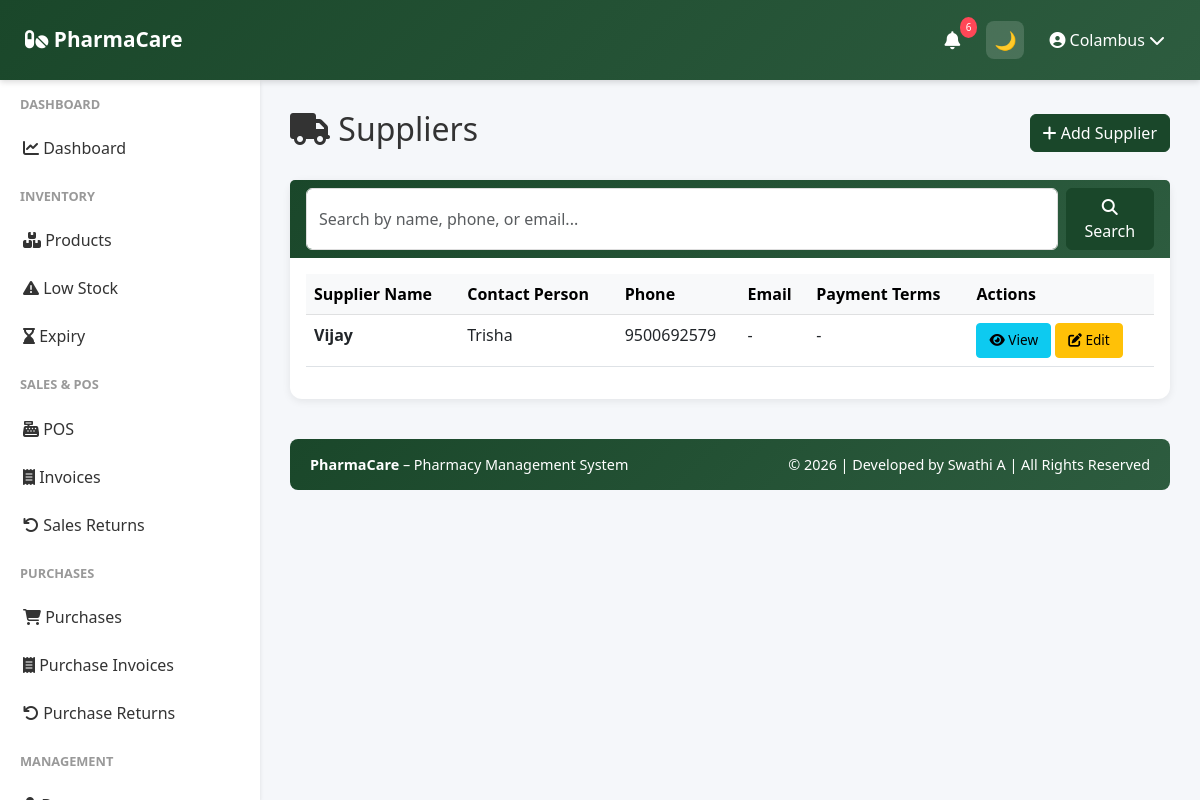
Screenshot of /suppliers/ (signed in) with the database file from the repository.
### app/models.py (models this page shows, shortened)
class User(UserMixin, db.Model):
    __tablename__ = 'user'
    id = db.Column(db.Integer, primary_key=True)
    company_id = db.Column(db.Integer, db.ForeignKey('company.id'), nullable=False)
    role = db.Column(db.String(20), default='manager')
    username = db.Column(db.String(255), unique=True, nullable=False)
    password_hash = db.Column(db.String(255), nullable=False)
    is_active = db.Column(db.Boolean, default=True)
    last_login = db.Column(db.DateTime)
    created_date = db.Column(db.DateTime, default=datetime.utcnow)
    updated_date = db.Column(db.DateTime, default=datetime.utcnow, onupdate=datetime.utcnow)
    company = db.relationship('Company', back_populates='user')

class Supplier(db.Model):
    __tablename__ = 'supplier'
    id = db.Column(db.Integer, primary_key=True)
    company_id = db.Column(db.Integer, db.ForeignKey('company.id'), nullable=False)
    supplier_name = db.Column(db.String(255), nullable=False)
    contact_person = db.Column(db.String(255))
    phone = db.Column(db.String(20), nullable=False)
    email = db.Column(db.String(255))
    address = db.Column(db.String(500))
    gst_number = db.Column(db.String(50))
    payment_terms = db.Column(db.String(255))
    notes = db.Column(db.Text)
    created_date = db.Column(db.DateTime, default=datetime.utcnow)
    updated_date = db.Column(db.DateTime, default=datetime.utcnow, onupdate=datetime.utcnow)
    is_active = db.Column(db.Boolean, default=True)
    company = db.relationship('Company', back_populates='suppliers')
    purchases = db.relationship('Purchase', back_populates='supplier')

### app/routes/suppliers.py (the view, shortened to what this page needs)
@suppliers_bp.route('/')
@login_required
def suppliers_list():
    company_id = current_user.company_id
    page = request.args.get('page', 1, type=int)
    search = request.args.get('search', '')
    query = Supplier.query.filter(
        and_(Supplier.company_id == company_id, Supplier.is_active == True)
    )
    suppliers = query.order_by(Supplier.supplier_name).paginate(page=page, per_page=20)
    return render_template('suppliers/suppliers_list.html', suppliers=suppliers, search=search)

### app/templates/suppliers/suppliers_list.html (shortened to what this page needs)
{% extends "base.html" %}
{% block content %}
<div class="d-flex justify-content-between align-items-center mb-4">
    <h2><i class="fas fa-truck"></i> Suppliers</h2>
    <a href="{{ url_for('suppliers.add_supplier') }}" class="btn btn-primary">
        <i class="fas fa-plus"></i> Add Supplier
    </a>
</div>
<div class="card">
    <div class="card-header">
        <form method="get" action="{{ url_for('suppliers.suppliers_list') }}" class="d-flex gap-2">
            <input type="text" name="search" class="form-control" placeholder="Search by name, phone, or email..." value="{{ search }}">
            <button type="submit" class="btn btn-primary">
                <i class="fas fa-search"></i> Search
            </button>
        </form>
    </div>
    <div class="card-body">
        {% if suppliers.items %}
        <div class="table-responsive">
            <table class="table table-hover">
                <thead class="table-light">
                    <tr>
                        <th>Supplier Name</th>
                        <th>Contact Person</th>
                        <th>Phone</th>
                        <th>Email</th>
                        <th>Payment Terms</th>
                        <th>Actions</th>
                    </tr>
                </thead>
                <tbody>
                    {% for supplier in suppliers.items %}
                    <tr>
                        <td><strong>{{ supplier.supplier_name }}</strong></td>
                        <td>{{ supplier.contact_person or '-' }}</td>
                        <td>{{ supplier.phone }}</td>
                        <td>{{ supplier.email or '-' }}</td>
                        <td>{{ supplier.payment_terms or '-' }}</td>
                        <td>
                            <a href="{{ url_for('suppliers.supplier_detail', supplier_id=supplier.id) }}" class="btn btn-sm btn-info">
                                <i class="fas fa-eye"></i> View
                            </a>
                            <a href="{{ url_for('suppliers.edit_supplier', supplier_id=supplier.id) }}" class="btn btn-sm btn-warning">
                                <i class="fas fa-edit"></i> Edit
                            </a>
                        </td>
                    </tr>
                    {% endfor %}
                </tbody>
            </table>
        </div>
        {% else %}
        <div class="alert alert-info">
            <i class="fas fa-info-circle"></i> No suppliers found. <a href="{{ url_for('suppliers.add_supplier') }}">Add a new supplier</a>
        </div>
        {% endif %}
    </div>
</div>
{% endblock %}

### app/templates/base.html (shortened to what this page needs)
<!doctype html>
<html lang="en" data-theme="light">
  <head>
    <link
      href="https://cdn.jsdelivr.net/npm/bootstrap@5.3.0/dist/css/bootstrap.min.css"
      rel="stylesheet"
    />
    <link
      rel="stylesheet"
      href="https://cdnjs.cloudflare.com/ajax/libs/font-awesome/6.4.0/css/all.min.css"
    />
  </head>
  <body>
   <nav class="navbar">
  <a class="navbar-brand" href="{{ url_for('dashboard.dashboard') }}">
    <i class="fas fa-pills"></i> PharmaCare
  </a>
  <div class="navbar-right">
    <div class="nav-icon dropdown">
      <a href="#" data-bs-toggle="dropdown">
        <i class="fas fa-bell"></i>
        <span id="alert-badge" class="notification-badge">3</span>
      </a>
    </div>
    <button id="themeToggle" class="nav-icon">
      🌙
    </button>
    <div class="user-menu-navbar dropdown">
      <a href="#" data-bs-toggle="dropdown">
        <i class="fas fa-user-circle"></i>
        {{ current_user.username }}
        <i class="fas fa-chevron-down"></i>
      </a>
    </div>
  </div>
</nav>
    {% if current_user.is_authenticated %}
    <div class="sidebar">
      <nav class="nav flex-column">
        {% if current_user.company and current_user.company.company_name ==
        'Platform Admin' %}
        <div class="nav-section-title">Admin</div>
        <a
          class="nav-link {% if 'admin/companies' in request.path %}active{% endif %}"
          href="{{ url_for('admin.companies_list') }}"
        >
          <i class="fas fa-building"></i> Companies
        </a>
        <a class="nav-link" href="{{ url_for('auth.profile') }}">
          <i class="fas fa-cog"></i> Settings
        </a>
        {% else %}
        <div class="nav-section-title">Dashboard</div>
        <a
          class="nav-link {% if request.endpoint == 'dashboard.dashboard' %}active{% endif %}"
          href="{{ url_for('dashboard.dashboard') }}"
        >
          <i class="fas fa-chart-line"></i> Dashboard
        </a>
        <div class="nav-section-title">Inventory</div>
        <a
          class="nav-link {% if 'inventory' in request.path %}active{% endif %}"
          href="{{ url_for('inventory.products_list') }}"
        >
          <i class="fas fa-boxes"></i> Products
        </a>
        <a
          class="nav-link {% if request.endpoint == 'inventory.low_stock_report' %}active{% endif %}"
          href="{{ url_for('inventory.low_stock_report') }}"
        >
          <i class="fas fa-exclamation-triangle"></i> Low Stock
        </a>
        <a
          class="nav-link {% if request.endpoint == 'inventory.expiry_report' %}active{% endif %}"
          href="{{ url_for('inventory.expiry_report') }}"
        >
          <i class="fas fa-hourglass-end"></i> Expiry
        </a>
        <div class="nav-section-title">Sales & POS</div>
        <a
          class="nav-link {% if request.endpoint == 'sales.pos' %}active{% endif %}"
          href="{{ url_for('sales.pos') }}"
        >
          <i class="fas fa-cash-register"></i> POS
        </a>
        <a
          class="nav-link {% if 'invoices' in request.path %}active{% endif %}"
          href="{{ url_for('sales.invoices_list') }}"
        >
          <i class="fas fa-receipt"></i> Invoices
        </a>
        <a
          class="nav-link {% if request.endpoint == 'sales.sales_returns_list' %}active{% endif %}"
          href="{{ url_for('sales.sales_returns_list') }}"
        >
          <i class="fas fa-undo"></i> Sales Returns
        </a>
<div class="nav-section-title">Purchases</div>
<a
  class="nav-link {% if request.endpoint == 'purchases.purchases_list' %}active{% endif %}"
  href="{{ url_for('purchases.purchases_list') }}"
>
  <i class="fas fa-shopping-cart"></i> Purchases
</a>
<a
  class="nav-link {% if 'purchases' in request.path %}active{% endif %}"
  href="{{ url_for('purchases.purchases_list') }}"
>
  <i class="fas fa-receipt"></i> Purchase Invoices
</a>
<a
  class="nav-link {% if request.endpoint == 'purchases.returns_list' %}active{% endif %}"
  href="{{ url_for('purchases.returns_list') }}"
>
  <i class="fas fa-undo"></i> Purchase Returns
</a>
        <div class="nav-section-title">Management</div>
        <a
          class="nav-link {% if 'doctors' in request.path %}active{% endif %}"
          href="{{ url_for('doctors.doctors_list') }}"
        >
        </a>
        {% endif %}
      </nav>
    </div>
    {% endif %}
    <div
      class="{% if current_user.is_authenticated %}main-content{% else %}auth-page{% endif %}"
    >
       {% block content %}{% endblock %}
      <footer class="footer text-center">
        <div class="row">
          <div class="col-md-6 text-md-start">
            <strong>PharmaCare</strong> – Pharmacy Management System
          </div>
          <div class="col-md-6 text-md-end">
            © 2026 | Developed by Swathi A | All Rights Reserved
          </div>
        </div>
      </footer>
    </div>
  </body>
</html>

### app/templates/base.html (style rules this page uses)
:root { --primary-color: #1a472a; --secondary-color: #2d5c3f; --danger-color: #dc3545; --success-color: #28a745; --warning-color: #ffc107; --info-color: #17a2b8; --bg-color: #f5f7fa; --text-color: #333; --card-bg: #ffffff; --sidebar-bg: #ffffff; }
body { font-family: "Segoe UI", Tahoma, Geneva, Verdana, sans-serif; background: var(--bg-color); color: var(--text-color); }
.navbar { background: linear-gradient(135deg,var(--primary-color),var(--secondary-color)); box-shadow:0 2px 6px rgba(0,0,0,0.15); position:fixed; top:0; left:0; width:100%; height: 80px; z-index:1000; display:flex; align-items:center; justify-content:space-between; padding:0 25px; }
.navbar-brand { font-weight:600; font-size:1.3rem; }
.navbar-right { display:flex; align-items:center; gap:15px; }
.nav-icon { width:38px; height:38px; display:flex; align-items:center; justify-content:center; border-radius:8px; color:#fff; font-size:18px; cursor:pointer; position:relative; transition:all 0.25s ease; }
.navbar a { color:white !important; text-decoration:none; }
#themeToggle { border:none; background:rgba(255,255,255,0.15); width:38px; height:38px; border-radius:8px; display:flex; align-items:center; justify-content:center; font-size:18px; cursor:pointer; }
.navbar .fa-bell { color:white; }
.notification-badge { position:absolute; top:-4px; right:-6px; background:#ff4757; color:white; font-size:10px; padding:3px 6px; border-radius:50%; }
.user-menu-navbar { display:flex; align-items:center; gap:8px; color:white; font-weight:500; cursor:pointer; padding:6px 10px; border-radius:8px; transition:all 0.25s ease; }
.sidebar { background: var(--sidebar-bg); box-shadow:0 2px 4px rgba(0,0,0,0.1); position:fixed; top:80px; left:0; bottom:0; width:260px; overflow-y:auto; }
.sidebar .nav-link { color:var(--text-color); padding:12px 20px; border-left:3px solid transparent; transition:.3s; }
.sidebar .nav-section-title { font-size:.8rem; font-weight:600; color:#999; text-transform:uppercase; padding:15px 20px 10px; }
.main-content { margin-left:260px; margin-top:80px; padding:30px; }
.card, .stat-card { background:var(--card-bg); color:var(--text-color); border:none; border-radius:12px; box-shadow:0 2px 8px rgba(0,0,0,0.08); }
.card-header { background:linear-gradient(135deg,var(--primary-color),var(--secondary-color)); color:#fff; border:none; font-weight:600; }
.form-control, .form-select { border:1px solid #ddd; border-radius:6px; padding:10px 12px; }
.btn-primary { background:var(--primary-color); border-color:var(--primary-color); }
.btn-sm { padding:6px 12px; font-size:.85rem; }
.footer { background:linear-gradient(135deg,var(--primary-color),var(--secondary-color)); color:#fff; padding:15px 20px; margin-top:40px; border-radius:8px; font-size:.9rem; }

### rows the page displays
User: username "Colambus"
Supplier: supplier_name "Vijay", contact_person "Trisha", phone "9500692579", email "-", payment_terms "-"
